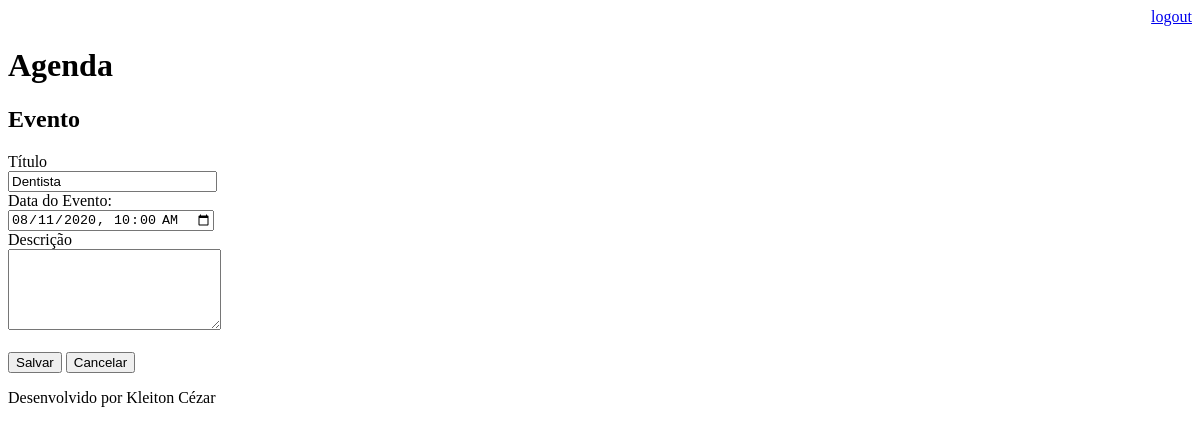
The app's page /agenda/evento/?id=1 (signed in), older data.
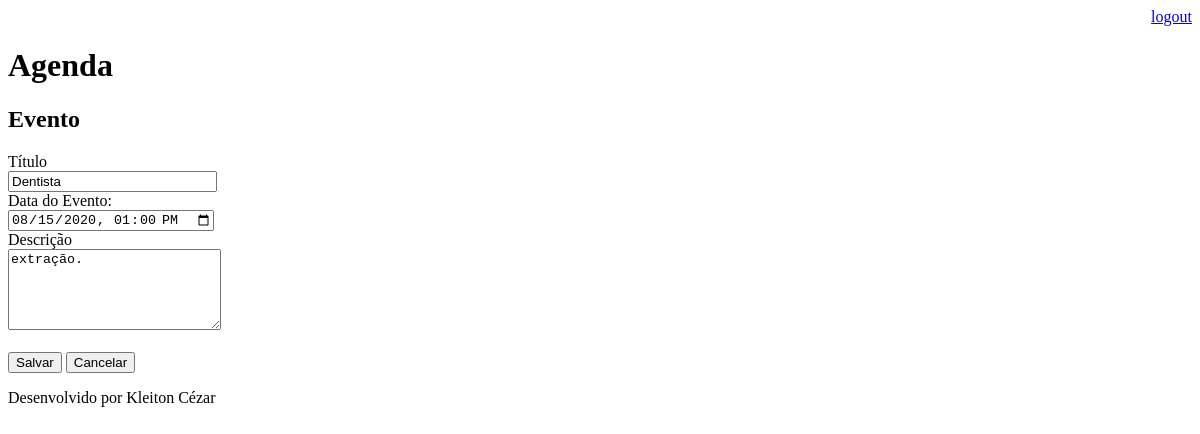
The same page, newer data.
### core/models.py (models this page shows, shortened)
class Evento(models.Model):
    objects = None
    titulo = models.CharField(max_length=100)
    descricao = models.TextField(blank=True, null=True)
    data_evento = models.DateTimeField(verbose_name='Data do Evento')
    data_criacao = models.DateTimeField(auto_now=True)
    usuario = models.ForeignKey(User, on_delete=models.CASCADE)
    class Meta:
        db_table = 'evento'
    def get_data_input_evento(self):
        return self.data_evento.strftime('%Y-%m-%dT%H:%M')

### core/views.py (the view)
# urls.py: path('agenda/evento/', views.evento),
@login_required(login_url='/login/')
def evento(request):
    id_evento = request.GET.get('id')
    dados = {}
    if id_evento:
        dados['evento'] = Evento.objects.get(id=id_evento)
    return render(request, 'evento.html', dados)

### templates/evento.html (shortened to what this page needs)
{% extends "model-page.html" %}
{% block content %}
<h2>Evento</h2>
 <form action="submit" method="POST"> {% csrf_token %}
    <label>Título</label>
    <br>
    <input type="text" name="titulo" size="23" value="{{evento.titulo }}">
    <br>
    <label> Data do Evento: </label>
    <br>
    <input type="datetime-local" name="data_evento" value="{{evento.get_data_input_evento }}">
    <br>
    <label>Descrição</label>
    <br>
    <textarea name="descricao" rows="5" cols="24">{{ evento.descricao }}</textarea>
    <br><br>
    <button type="submit">Salvar </button>
    <a href="/">
        <button type="button">Cancelar </button>
    </a>
 </form>
{% endblock %}

Row changes from the older to the newer data that the page shows:
changed Evento "Dentista": data_evento "08/11/2020 10:00" → "08/15/2020 13:00"; descricao (not shown) → "extração."
